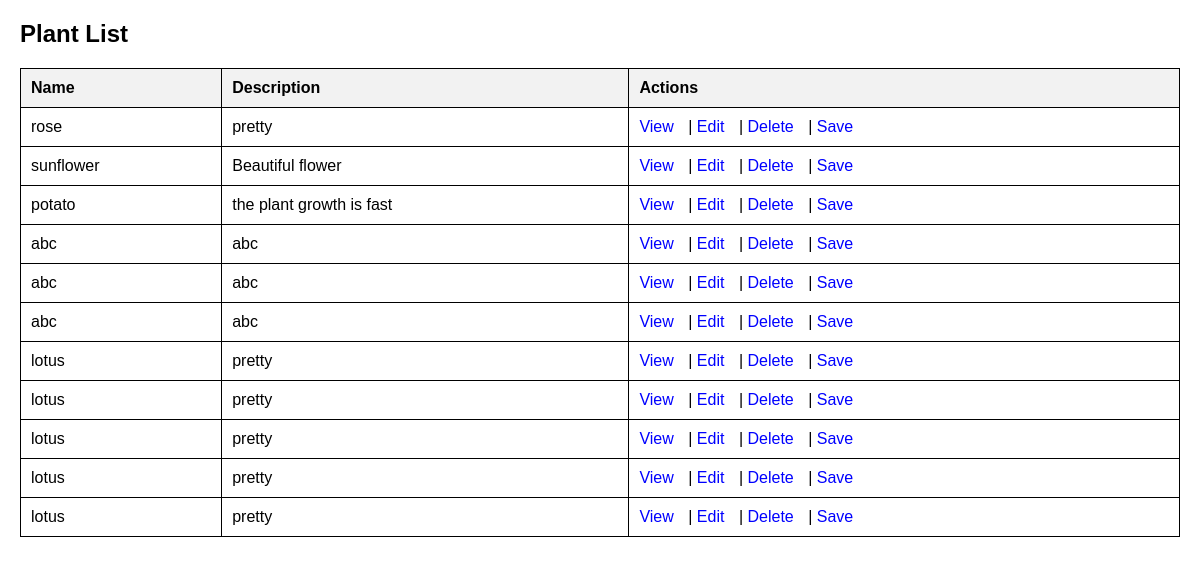
The app's page /plant_list (signed in) with its own data.
### app.py (models this page shows)
class Plant(db.Model):
    id = db.Column(db.Integer, primary_key=True)
    name = db.Column(db.String(100), nullable=False)
    description = db.Column(db.String(255), nullable=False)
    user_id = db.Column(db.Integer, db.ForeignKey('user.id'), nullable=False)

### app.py (the view)
@app.route('/plant_list')
@login_required
def plant_list():
    plants = Plant.query.all()
    print("Plants:", plants)  # Debugging: Check console output
    return render_template('plant_list.html', plants=plants)

### app.py (called while the page is built)
@login_manager.user_loader
def load_user(user_id):
    return User.query.get(int(user_id))

### templates/plant_list.html (shortened to what this page needs)
<!DOCTYPE html>
<html lang="en">
<head>
</head>
<body>
    <h2>Plant List</h2>
    {% if plants %}
        <table>
            <tr>
                <th>Name</th>
                <th>Description</th>
                <th>Actions</th>
            </tr>
            {% for plant in plants %}
            <tr>
                <td>{{ plant.name }}</td>
                <td>{{ plant.description }}</td>
                <td>
                    <a href="{{ url_for('view_plant', plant_id=plant.id) }}">View</a> |
                    <a href="{{ url_for('edit_plant', plant_id=plant.id) }}">Edit</a> |
                    <a href="{{ url_for('delete_plant', plant_id=plant.id) }}" onclick="return confirm('Are you sure?')">Delete</a> |
                      <a href="{{ url_for('saved_plants') }}">Save</a>
                </td>
            </tr>
            {% endfor %}
        </table>
    {% else %}
        <p>No plants available.</p>
    {% endif %}
</body>
</html>

### templates/plant_list.html (style rules this page uses)
body { font-family: Arial, sans-serif; margin: 20px; }
table { width: 100%; border-collapse: collapse; margin-top: 10px; }
th, td { border: 1px solid black; padding: 10px; text-align: left; }
th { background-color: #f2f2f2; }
a { text-decoration: none; color: blue; margin-right: 10px; }

### records on screen
Plant: name "rose", description "pretty"
Plant: name "sunflower", description "Beautiful flower"
Plant: name "potato", description "the plant growth is fast"
Plant: name "abc", description "abc"
Plant: name "abc", description "abc"
Plant: name "abc", description "abc"
Plant: name "lotus", description "pretty"
Plant: name "lotus", description "pretty"
Plant: name "lotus", description "pretty"
Plant: name "lotus", description "pretty"
Plant: name "lotus", description "pretty"
